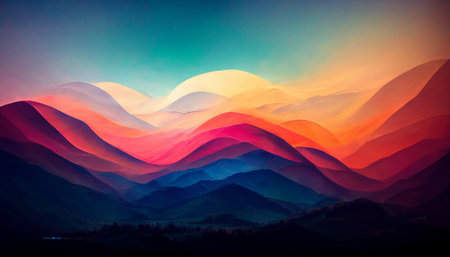
#> input picture Module02/ex05/landscape.jpeg, 450 x 257 px
$ python tester.py
#> lines starting #> are read from the running program, lines starting #| are printed output that depends on the picture
### Module02/ex05/load_image.py
from PIL import Image
from numpy import asarray
from numpy import ndarray


def ft_load(path: str) -> ndarray:
    """This function loads an image into a numpy array.
    Args:
        path (str): The path to the image."""
#> called with path = 'landscape.jpeg'
    try:
        if (type(path) is not str):
            print("AssertionError: path is not a string")
            return None
        if (len(path) == 0):
            print("AssertionError: path is empty")
            return None
        path_segments = path.lower().split(".")
        if (len(path_segments) == 1):
            print("AssertionError: path has no extension")
            return None
        if (path_segments[-1] != "jpeg" and path_segments[-1] != "jpg"):
            print("AssertionError: only jpeg and jpg images are supported")
            return None
        img = Image.open(path)
#> img is the input picture: PIL image 450x257 RGB; mean R, G, B 98.7, 79.1, 89.1
        img_arr = asarray(img)
        print(f"The shape of image is: {img_arr.shape}")
#| The shape of image is: (257, 450, 3)
        print(img_arr)
#> (printed output is left out)
        return img_arr
    except FileNotFoundError:
        print("AssertionError: file not found")
    except Exception:
        print("AssertionError: image file not supported")
    return None

### Module02/ex05/pimp_image.py
# from numpy import zeros, ndarray, sum
import numpy as np
# import matplotlib.pyplot as plt


def ft_invert(array) -> np.ndarray:
    """This function inverts an image.
Args:
    array (ndarray): The image to invert.
    """
    inverted_image = 255 - array
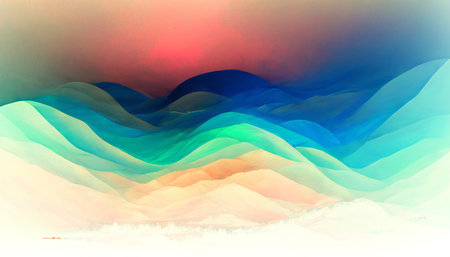
#> inverted_image: shape (257, 450, 3); mean R, G, B 156.3, 175.9, 165.9
    # plt.imshow(inverted_image)
    # plt.show()
    return inverted_image


def ft_red(array) -> np.ndarray:
    """This function applies a red filter to an image.
Args:
    array (ndarray): The image to apply the red filter.
    """
    red_image = array * [1, 0, 0]
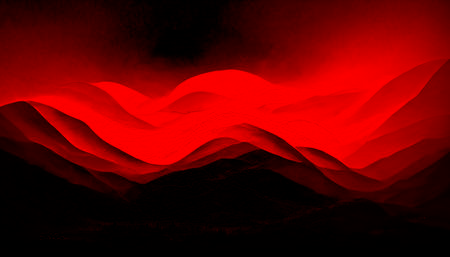
#> red_image: shape (257, 450, 3) int64; mean R, G, B 98.7, 0, 0
    # plt.imshow(red_image)
    # plt.show()
    return red_image


def ft_green(array) -> np.ndarray:
    """This function applies a green filter to an image.
Args:
    array (ndarray): The image to apply the green filter.
    """
    green_image = np.zeros(array.shape, dtype=int)
    green_image[:, :, 0] = array[:, :, 0] - array[:, :, 0]
#> green_image: shape (257, 450, 3) int64; every value is 0
    green_image[:, :, 1] = array[:, :, 1]
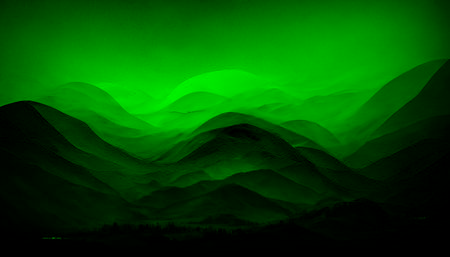
#> green_image: shape (257, 450, 3) int64; mean R, G, B 0, 79.1, 0
    green_image[:, :, 2] = array[:, :, 2] - array[:, :, 2]
    return green_image


def ft_blue(array) -> np.ndarray:
    """This function applies a blue filter to an image.
Args:
    array (ndarray): The image to apply the blue filter.
    """
    blue_image = np.zeros(array.shape, dtype=int)
    blue_image[:, :, 0] = 0
    blue_image[:, :, 1] = 0
    blue_image[:, :, 2] = array[:, :, 2]
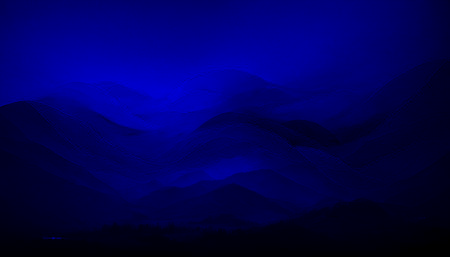
#> blue_image: shape (257, 450, 3) int64; mean R, G, B 0, 0, 89.1
    # plt.imshow(red_image)
    # plt.show()
    return blue_image


def ft_grey(array) -> np.ndarray:
    """This function applies a greyscale filter to an image.
Args:
    array (ndarray): The image to apply the greyscale filter.
    """
    gray_image = np.zeros(array.shape, dtype=int)
    for i in range(array.shape[0]):
        for j in range(array.shape[1]):
            gray_image[i][j] = np.sum(array[i][j]) / 3
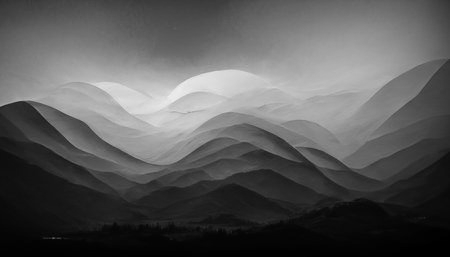
#> gray_image: shape (257, 450, 3) int64; min 0, max 239, mean 88.7
    # plt.imshow(gray_image)
    # plt.show()
    return gray_image

### Module02/ex05/tester.py
from load_image import ft_load
from pimp_image import ft_invert, ft_red, ft_green, ft_blue, ft_grey
import matplotlib.pyplot as plt


array = ft_load("landscape.jpeg")
inverted_img = ft_invert(array)
red_img = ft_red(array)
green_img = ft_green(array)
blue_img = ft_blue(array)
gray_img = ft_grey(array)
print(ft_invert.__doc__)

# displaying all images
images = [array, inverted_img, red_img, green_img, blue_img, gray_img]
titles = ["Original Image", "Inverted Image", "Red Image", "Green Image",
          "Blue Image", "Gray Image"]
fig = plt.figure(figsize=(10, 10))
columns = 2
rows = 3
for i in range(columns * rows):
    ax = fig.add_subplot(rows, columns, i + 1)
    plt.title(titles[i])
    plt.imshow(images[i])
fig.tight_layout(pad=5.0)
plt.show()
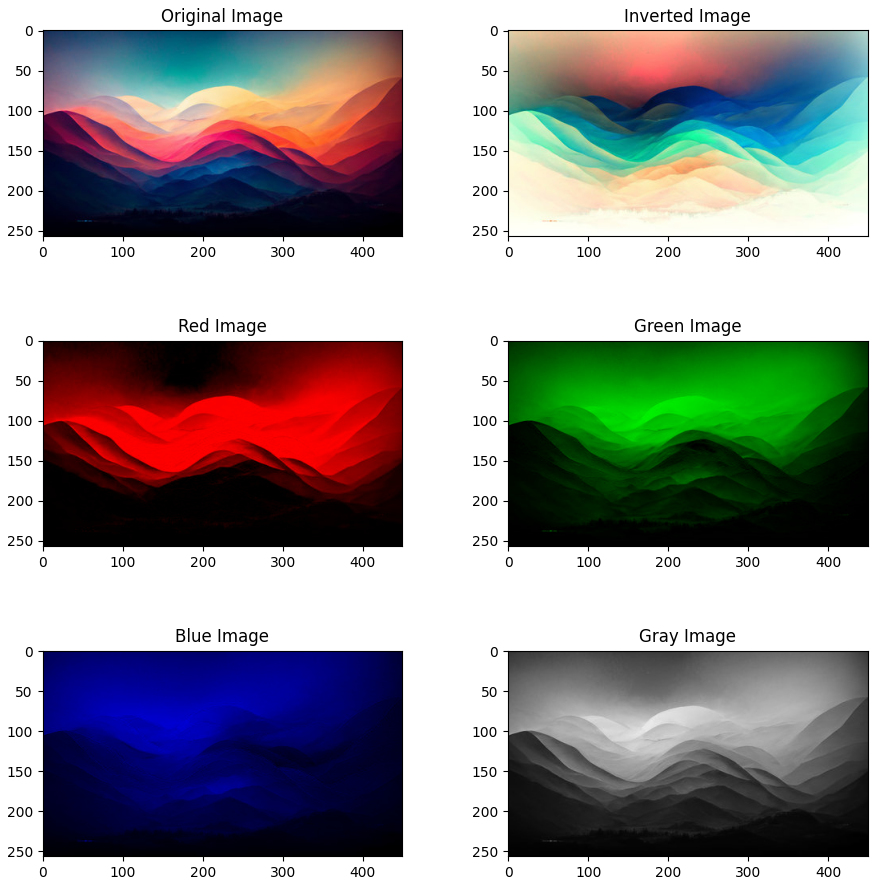
#> figure drawn by matplotlib, 6 panels
